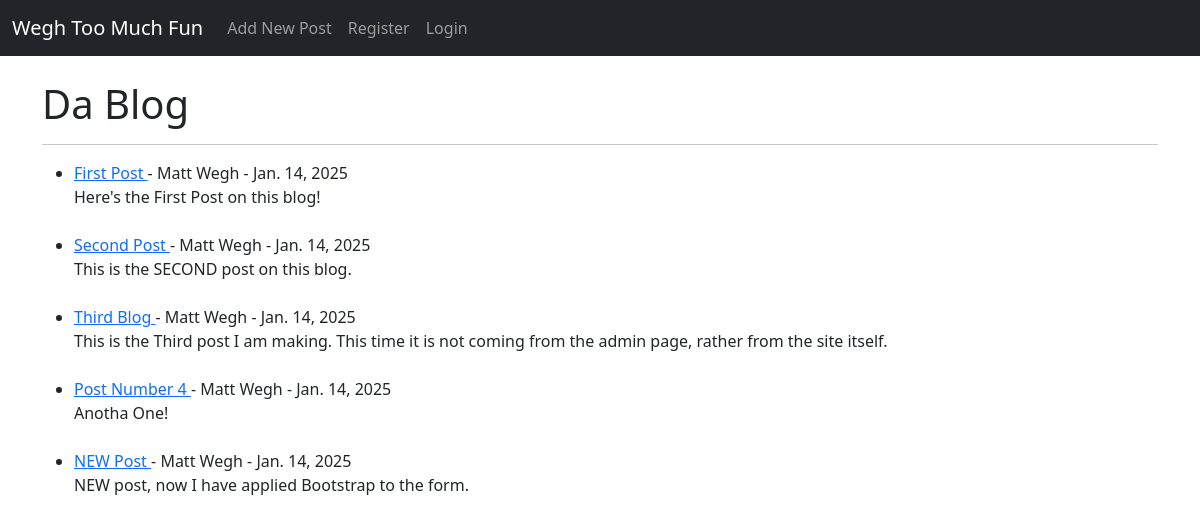
The app's page /, older data.
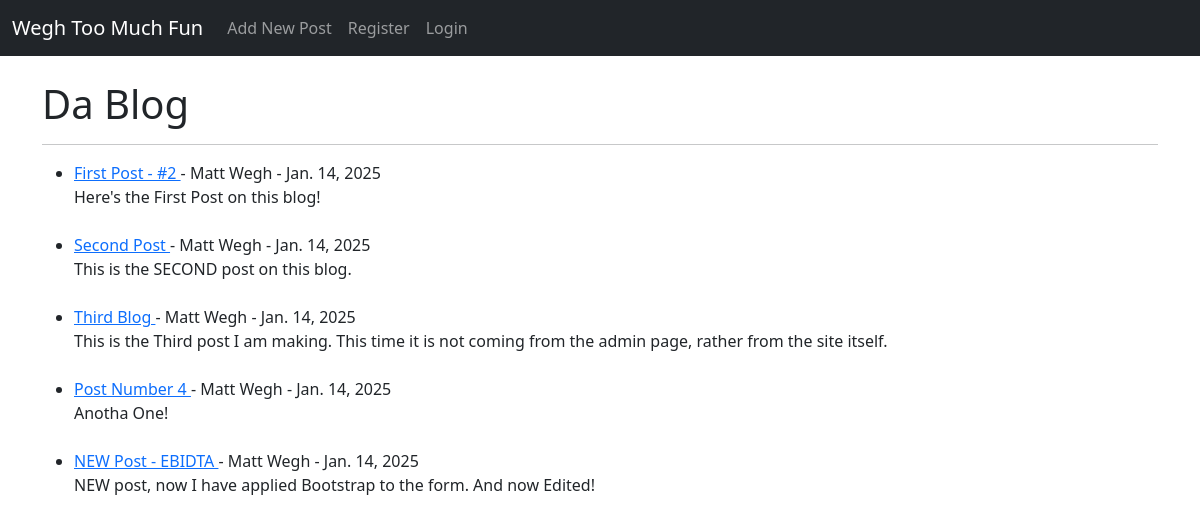
The same page, newer data.
### theblog/models.py (models this page shows, shortened)
class Post(models.Model):
    title = models.CharField(max_length=255)
    title_tag = models.CharField(max_length=255)
    author = models.ForeignKey(User, on_delete=models.CASCADE)
    body = models.TextField()
    posting_date = models.DateField(auto_now_add=True)

### theblog/views.py (the view)
# urls.py: path('', HomeView.as_view(), name="home"),
class HomeView(ListView):
    model = Post
    template_name = 'home.html'
    ordering = ['-posting_date']

### theblog/templates/home.html
{% extends 'base.html' %}
{% block content %}
<h1>Da Blog</h1>
<hr>
<ul>
{% for post in object_list  %}
    <li><a href="{% url 'article-detail' post.pk %}">{{ post.title }} </a> - {{ post.author.first_name }}
        {{ post.author.last_name }} - {{ post.posting_date }}
        <br>
    {{ post.body }}</li>
    <br>
{% endfor %}
</ul>
{% endblock %}

Row changes from the older to the newer data that the page shows:
changed Post "Here's the First Post on this blog!": title "First Post" → "First Post - #2"
changed Post: title "NEW Post" → "NEW Post - EBIDTA"; body "NEW post, now I have applied Bootstrap to the form." → "NEW post, now I have applied Bootstrap to the form. And now Edited!"
